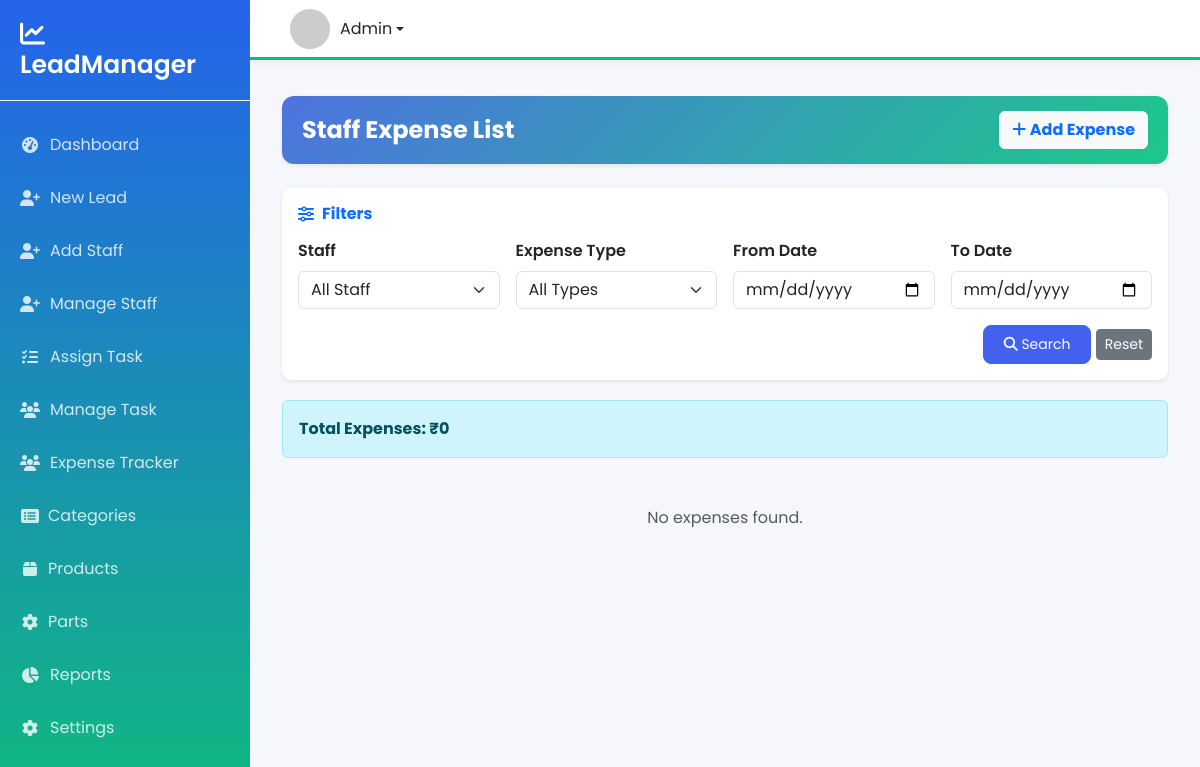
Page /staff-expense/ on the earlier database version.
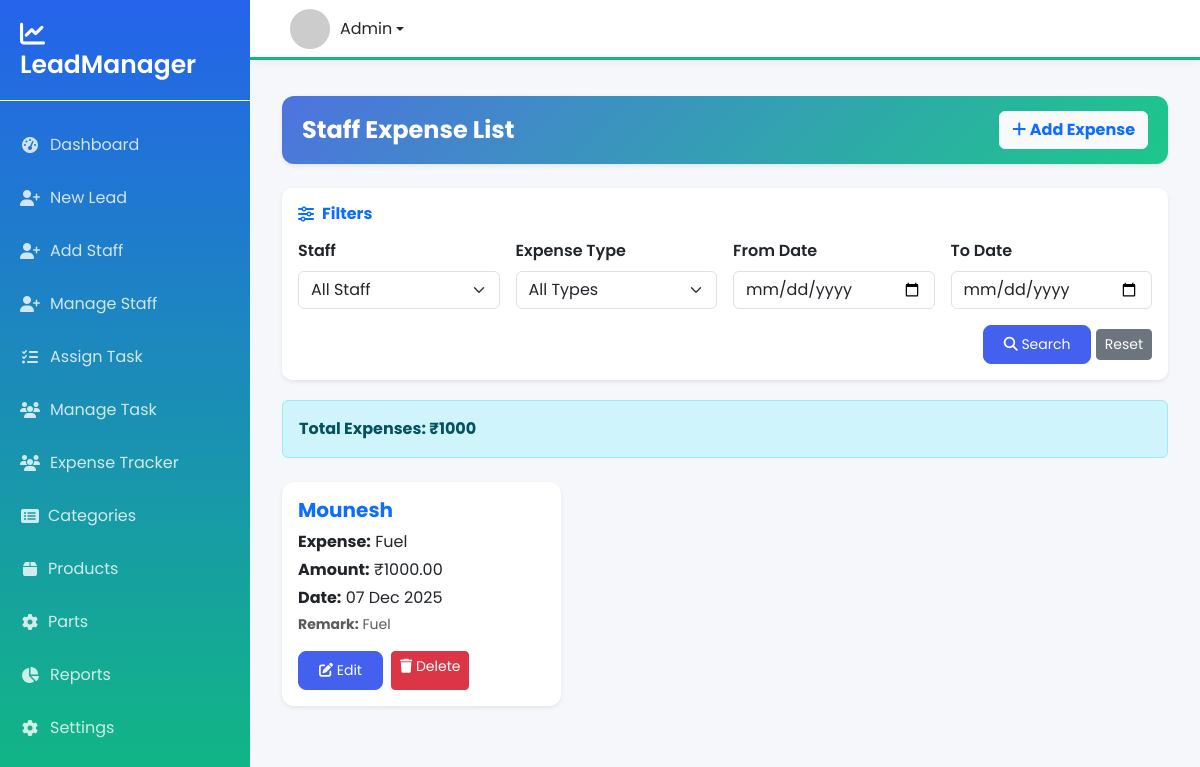
Same page on the later database version.
### hr/models.py (models this page shows, shortened)
class Expense(models.Model):
    staff = models.ForeignKey("leads.Staff", on_delete=models.CASCADE, related_name="staff_expenses")
    expense_type = models.CharField(max_length=100, choices=EXPENSE_TYPES)
    remark = models.TextField(blank=True, null=True)
    bill_image = models.ImageField(upload_to='staff_bills/', blank=True, null=True)
    amount = models.DecimalField(max_digits=10, decimal_places=2)
    description = models.TextField(blank=True, null=True)
    created_at = models.DateTimeField(auto_now_add=True)

### leads/models.py (models this page shows, shortened)
class Staff(models.Model):
    name = models.CharField(max_length=100)
    date_of_birth = models.DateField()
    email = models.EmailField(unique=True)
    phone_number = models.CharField(max_length=15)
    emergency_contact = models.CharField(max_length=15)
    pf_number = models.CharField(max_length=50, blank=True, null=True)
    bank_name = models.CharField(max_length=100, blank=True, null=True)
    bank_account_number = models.CharField(max_length=50, blank=True, null=True)
    ifsc_code = models.CharField(max_length=20, blank=True, null=True)
    pan_number = models.CharField(max_length=20, blank=True, null=True)
    mother_name = models.CharField(max_length=100, blank=True, null=True)
    father_name = models.CharField(max_length=100, blank=True, null=True)
    address = models.TextField(blank=True, null=True)
    aadhar_number = models.CharField(max_length=20, blank=True, null=True)
    upload_photo = models.ImageField(upload_to='staff_photos/', blank=True, null=True)

### leads/views.py (the view)
# urls.py: path("staff-expense/", views.staff_expense_list, name="staff_expense_list"),
def staff_expense_list(request):
    expenses = Expense.objects.select_related("staff").order_by("-created_at")
    staff_id = request.GET.get("staff")
    exp_type = request.GET.get("type")
    from_date = request.GET.get("from_date")
    to_date = request.GET.get("to_date")
    if staff_id:
        expenses = expenses.filter(staff_id=staff_id)
    if exp_type:
        expenses = expenses.filter(expense_type=exp_type)
    if from_date:
        expenses = expenses.filter(created_at__date__gte=from_date)
    if to_date:
        expenses = expenses.filter(created_at__date__lte=to_date)
    total_expenses = expenses.aggregate(total=Sum("amount"))["total"] or 0
    return render(request, "staff_expense_list.html", {
        "expenses": expenses,
        "staff_list": Staff.objects.all(),
        "expense_types": EXPENSE_TYPES,
        "selected_staff": staff_id,
        "selected_type": exp_type,
        "selected_from": from_date,
        "selected_to": to_date,
        "total_expenses": total_expenses,
    })

### leads/templates/staff_expense_list.html (shortened to what this page needs)
{% extends "base.html" %}
{% block content %}
<div class="container mt-3">
    <div class="page-header d-flex justify-content-between align-items-center shadow-sm">
        <h4 class="mb-0 fw-bold">Staff Expense List</h4>
        <a href="{% url 'add_staff_expense' %}" class="btn btn-light text-primary fw-bold d-none d-md-block">
            <i class="fas fa-plus"></i> Add Expense
        </a>
    </div>
    <br>
    <form method="get" class="card p-3 shadow-sm collapse d-md-block" id="filtersDropdown">
        <h6 class="fw-bold mb-3 text-primary d-flex align-items-center">
            <i class="fas fa-sliders-h me-2"></i> Filters
        </h6>
        <div class="row g-3">
            <div class="col-md-3 col-12">
                <label class="form-label fw-semibold">Staff</label>
                <select name="staff" class="form-select">
                    <option value="">All Staff</option>
                </select>
            </div>
            <div class="col-md-3 col-12">
                <label class="form-label fw-semibold">Expense Type</label>
                <select name="type" class="form-select">
                    <option value="">All Types</option>
                </select>
            </div>
            <div class="col-md-3 col-12">
                <label class="form-label fw-semibold">From Date</label>
                <input type="date" name="from_date" class="form-control"
                    value="{{ selected_from }}">
            </div>
            <div class="col-md-3 col-12">
                <label class="form-label fw-semibold">To Date</label>
                <input type="date" name="to_date" class="form-control"
                    value="{{ selected_to }}">
            </div>
        </div>
        <div class="mt-3 text-end">
            <button class="btn btn-primary btn-sm">
                <i class="fas fa-search"></i> Search
            </button>
            <a href="{% url 'staff_expense_list' %}" class="btn btn-secondary btn-sm">
                Reset
            </a>
        </div>
    </form>
    <div class="alert alert-info fw-bold mt-3">
        Total Expenses: ₹{{ total_expenses }}
    </div>
    <div class="row mt-4">
        {% for e in expenses %}
        <div class="col-md-4 col-12">
            <div class="card expense-card shadow-sm mb-3">
                <div class="card-body">
                    <h5 class="card-title fw-bold text-primary">{{ e.staff.name }}</h5>
                    <p class="mb-1"><strong>Expense:</strong> {{ e.expense_type }}</p>
                    <p class="mb-1"><strong>Amount:</strong> ₹{{ e.amount }}</p>
                    <p class="mb-1"><strong>Date:</strong> {{ e.created_at|date:"d M Y" }}</p>
                    {% if e.remark %}
                    <p class="small text-muted"><strong>Remark:</strong> {{ e.remark }}</p>
                    {% endif %}
                    <div class="mt-3 d-flex gap-2">
        <a href="{% url 'edit_expense' e.id %}"
           class="btn btn-sm btn-primary">
            <i class="fas fa-edit"></i> Edit
        </a>
        <a href="{% url 'delete_expense' e.id %}"
           class="btn btn-sm btn-danger"
           onclick="return confirm('Are you sure you want to delete this expense?');">
            <i class="fas fa-trash"></i> Delete
        </a>
    </div>
                </div>
            </div>
        </div>
        {% empty %}
        <p class="text-center text-muted mt-4">No expenses found.</p>
        {% endfor %}
    </div>
</div>
{% endblock %}

Differences in the rows shown:
added Expense: staff.name "Mounesh", expense_type "Fuel", amount "1000.00", created_at "07 Dec 2025", remark "Fuel"
Other differences:
{{ total_expenses }}: "0" → "1000"
text no longer shown: "No expenses found."
